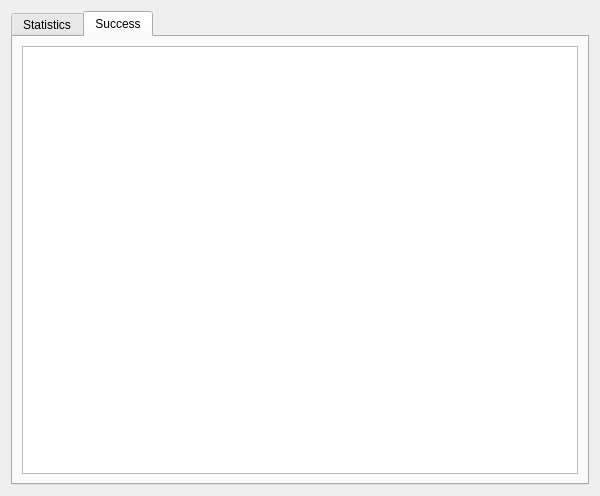
<?xml version="1.0" encoding="UTF-8"?>
<ui version="4.0">
 <class>Dialog</class>
 <widget class="QDialog" name="Dialog">
  <property name="geometry">
   <rect>
    <x>0</x>
    <y>0</y>
    <width>600</width>
    <height>496</height>
   </rect>
  </property>
  <property name="windowTitle">
   <string>Dialog</string>
  </property>
  <layout class="QVBoxLayout" name="verticalLayout">
   <item>
    <widget class="QTabWidget" name="tabWidget">
     <property name="currentIndex">
      <number>1</number>
     </property>
     <widget class="QWidget" name="tab">
      <attribute name="title">
       <string>Statistics</string>
      </attribute>
      <layout class="QVBoxLayout" name="verticalLayout_2">
       <item>
        <widget class="QListView" name="listView"/>
       </item>
      </layout>
     </widget>
     <widget class="QWidget" name="tab_2">
      <attribute name="title">
       <string>Success</string>
      </attribute>
      <layout class="QVBoxLayout" name="verticalLayout_3">
       <item>
        <widget class="QListView" name="listView_2"/>
       </item>
      </layout>
     </widget>
    </widget>
   </item>
  </layout>
 </widget>
 <resources/>
 <connections/>
</ui>
